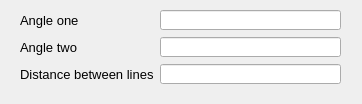
<?xml version="1.0" encoding="UTF-8"?>
<ui version="4.0">
 <class>MeasureAngle_Dialog</class>
 <widget class="QDialog" name="MeasureAngle_Dialog">
  <property name="geometry">
   <rect>
    <x>0</x>
    <y>0</y>
    <width>362</width>
    <height>104</height>
   </rect>
  </property>
  <property name="minimumSize">
   <size>
    <width>362</width>
    <height>104</height>
   </size>
  </property>
  <property name="maximumSize">
   <size>
    <width>362</width>
    <height>104</height>
   </size>
  </property>
  <property name="font">
   <font>
    <pointsize>10</pointsize>
   </font>
  </property>
  <property name="windowTitle">
   <string>Measure Angle</string>
  </property>
  <property name="modal">
   <bool>false</bool>
  </property>
  <widget class="QLineEdit" name="_101">
   <property name="geometry">
    <rect>
     <x>160</x>
     <y>37</y>
     <width>181</width>
     <height>20</height>
    </rect>
   </property>
  </widget>
  <widget class="QLineEdit" name="_100">
   <property name="geometry">
    <rect>
     <x>160</x>
     <y>10</y>
     <width>181</width>
     <height>20</height>
    </rect>
   </property>
  </widget>
  <widget class="QLabel" name="label_6">
   <property name="geometry">
    <rect>
     <x>20</x>
     <y>37</y>
     <width>141</width>
     <height>20</height>
    </rect>
   </property>
   <property name="font">
    <font>
     <pointsize>10</pointsize>
    </font>
   </property>
   <property name="text">
    <string>Angle two</string>
   </property>
   <property name="alignment">
    <set>Qt::AlignLeading|Qt::AlignLeft|Qt::AlignVCenter</set>
   </property>
  </widget>
  <widget class="QLabel" name="label_5">
   <property name="geometry">
    <rect>
     <x>20</x>
     <y>10</y>
     <width>141</width>
     <height>20</height>
    </rect>
   </property>
   <property name="font">
    <font>
     <pointsize>10</pointsize>
    </font>
   </property>
   <property name="text">
    <string>Angle one</string>
   </property>
   <property name="alignment">
    <set>Qt::AlignLeading|Qt::AlignLeft|Qt::AlignVCenter</set>
   </property>
  </widget>
  <widget class="QLabel" name="label_7">
   <property name="geometry">
    <rect>
     <x>20</x>
     <y>64</y>
     <width>141</width>
     <height>20</height>
    </rect>
   </property>
   <property name="font">
    <font>
     <pointsize>10</pointsize>
    </font>
   </property>
   <property name="text">
    <string>Distance between lines</string>
   </property>
   <property name="alignment">
    <set>Qt::AlignLeading|Qt::AlignLeft|Qt::AlignVCenter</set>
   </property>
  </widget>
  <widget class="QLineEdit" name="_102">
   <property name="geometry">
    <rect>
     <x>160</x>
     <y>64</y>
     <width>181</width>
     <height>20</height>
    </rect>
   </property>
  </widget>
 </widget>
 <resources/>
 <connections/>
</ui>
